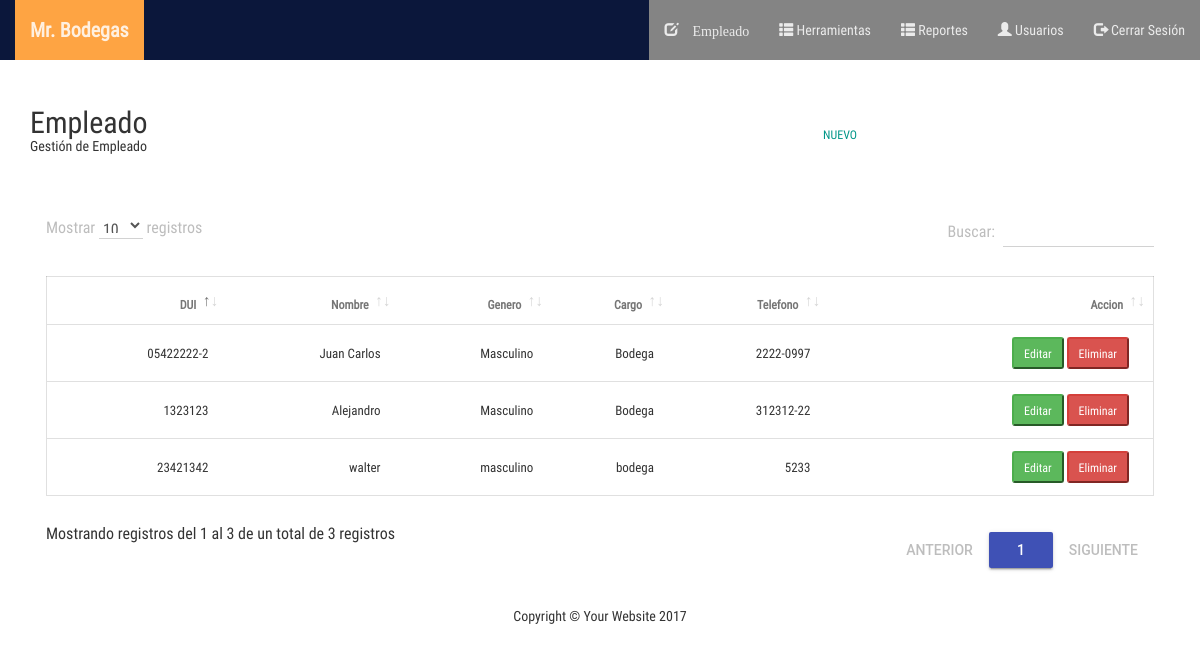
Screenshot of /views/Empleado.php (signed in) with the database file from the repository.
### tables this page shows
CREATE TABLE `empleado` (
  `idEmpleado` int(11) NOT NULL,
  `dui` varchar(200) NOT NULL,
  `nombre` varchar(200) NOT NULL,
  `genero` varchar(45) NOT NULL,
  `cargo` varchar(200) NOT NULL,
  `telefono` varchar(45) NOT NULL,
  `estadoEmpleado` int(11) DEFAULT NULL,
  `fechaRegistro` date DEFAULT NULL,
  `fechaModificacion` date DEFAULT NULL,
  `fechaEliminacion` date DEFAULT NULL,
  `Usuario_idUsuario` int(11) NOT NULL
);

### model/Conexion.php (called while the page is built, shortened)
<?php
		function conectar()
		{
			$con = new mysqli(HOST, USER, PASS, BD);
			return $con;
		}
 ?>

### model/Empleado.php (called while the page is built, shortened)
<?php
		require_once 'Conexion.php';
	class Empleado
	{
		public $db;
		function __construct()
		{
			 $this->db = conectar();
		}
    public function getAll()
    {
        $sqlAll = "SELECT * from empleado WHERE estadoEmpleado = 1";
        $info = $this->db->query($sqlAll);
        if ($info->num_rows>0) {
            $dato = $info;
        }else{
            $dato = false;
        }
        return $dato;
    }
}
 ?>

### views/Empleado.php (the view, shortened to what this page needs)
<!DOCTYPE html>
<html>
<head>
	<?php include_once '../src/header.php'; ?>
</head>
<body>
<?php require_once '../src/menuAdmin.php'; ?>
    <div class='container'>
  		<div class="row">
  			<div class="col-md-6" style="margin-top: 30px;">
  		            <p class="robo" style="font-weight: 300; margin-bottom: 0px; font-size: 30px;">Empleado</p>
  		            <p class="robo" style="font-weight: 300; font-size: 14px; height: 40px;">Gesti&oacute;n  de Empleado</p>
        </div>
        <div class="col-md-3" style="margin-top: 30px;">
  					<div class="btn-group pull-right">
  	            <a href="#" class="admin-menu-navi">
  	                <button class="btn btn-primary  btn-sm " style="margin-left: 5px;" id="nuevoEmpleado">Nuevo</button>
  	             </a>
            </div>
  			</div>
  			<div class="clearfix"></div>
  				 <div class="col-md-12" style="margin-top: 10px;">
  					<table id="listadoEmpleado" class="mdl-data-table" cellspacing="1" width="100%">
  				 		<thead>
  				 			<th>DUI</th>
  				 			<th>Nombre</th>
                <th>Genero</th>
                <th>Cargo</th>
                <th>Telefono</th>
  				 			<th>Accion</th>
  				 		</thead>
              <tbody>
  				 		<?php
  				 		$objEmpleado = new Empleado();
  				 		$data = $objEmpleado->getAll();
  				 		if ($data!=false) {
  				 			foreach ($data as $value) {
  				 				echo "<tr>
  				 						<td>".$value['dui']."</td>
  				 						<td>".$value['nombre']."</td>
                      <td>".$value['genero']."</td>
                      <td>".$value['cargo']."</td>
                      <td>".$value['telefono']."</td>
  				 						<td>
  				 							<input type='button' class='btn-success btn-sm editarEmpleado' idEmpleado='".$value['idEmpleado']."' value='Editar'>
  			 								<input type='button' class='btn-danger btn-sm eliminarEmpleado' idEmpleado='".$value['idEmpleado']."' value='Eliminar'>
  				 						</td>
  				 				</tr>";
  				 			}
  				 		}
  				 		?>
              </tbody>
  			 		</table>
  			 	</div>
      </div>
    </div>
    <footer class='py-5 bg-light'>
      <div class='container'>
        <p class='m-0 text-center text-black'>Copyright &copy; Your Website 2017</p>
      </div>
    </footer>
</body>
</html>

### css/main.css (style rules this page uses)
body, html { background-color: #fff; width: 100%; height: 100%; margin: 0; padding: 0; position: relative; font-size: 16px; font-family: 'RobotoCondensed'; overflow: hidden; }

### rows the page displays
empleado: dui "05422222-2", nombre "Juan Carlos", genero "Masculino", cargo "Bodega", telefono "2222-0997"
empleado: dui "1323123", nombre "Alejandro", genero "Masculino", cargo "Bodega", telefono "312312-22"
empleado: dui "23421342", nombre "walter", genero "masculino", cargo "bodega", telefono "5233"
